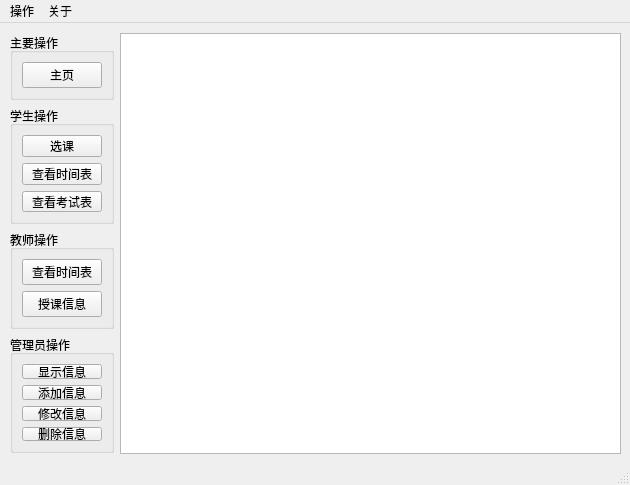
<?xml version="1.0" encoding="UTF-8"?>
<ui version="4.0">
 <class>MainWindow</class>
 <widget class="QMainWindow" name="MainWindow">
  <property name="geometry">
   <rect>
    <x>0</x>
    <y>0</y>
    <width>630</width>
    <height>485</height>
   </rect>
  </property>
  <property name="windowTitle">
   <string>教务选课系统</string>
  </property>
  <widget class="QWidget" name="centralwidget">
   <widget class="QWidget" name="">
    <property name="geometry">
     <rect>
      <x>10</x>
      <y>10</y>
      <width>611</width>
      <height>421</height>
     </rect>
    </property>
    <layout class="QHBoxLayout" name="horizontalLayout">
     <item>
      <layout class="QVBoxLayout" name="verticalLayout_5">
       <item>
        <widget class="QGroupBox" name="gpBoxMain">
         <property name="title">
          <string>主要操作</string>
         </property>
         <layout class="QVBoxLayout" name="verticalLayout_4">
          <item>
           <widget class="QPushButton" name="buttonMainPage">
            <property name="text">
             <string>主页</string>
            </property>
           </widget>
          </item>
         </layout>
        </widget>
       </item>
       <item>
        <widget class="QGroupBox" name="gpBoxStu">
         <property name="title">
          <string>学生操作</string>
         </property>
         <layout class="QVBoxLayout" name="verticalLayout">
          <item>
           <widget class="QPushButton" name="buttonChoose">
            <property name="text">
             <string>选课</string>
            </property>
           </widget>
          </item>
          <item>
           <widget class="QPushButton" name="buttonTimeTableStu">
            <property name="text">
             <string>查看时间表</string>
            </property>
           </widget>
          </item>
          <item>
           <widget class="QPushButton" name="buttonExamSche">
            <property name="text">
             <string>查看考试表</string>
            </property>
           </widget>
          </item>
         </layout>
        </widget>
       </item>
       <item>
        <widget class="QGroupBox" name="gpBoxTea">
         <property name="title">
          <string>教师操作</string>
         </property>
         <layout class="QVBoxLayout" name="verticalLayout_2">
          <item>
           <widget class="QPushButton" name="buttonTimeTableTea">
            <property name="text">
             <string>查看时间表</string>
            </property>
           </widget>
          </item>
          <item>
           <widget class="QPushButton" name="buttonTeaching">
            <property name="text">
             <string>授课信息</string>
            </property>
           </widget>
          </item>
         </layout>
        </widget>
       </item>
       <item>
        <widget class="QGroupBox" name="gpBoxAdm">
         <property name="title">
          <string>管理员操作</string>
         </property>
         <layout class="QVBoxLayout" name="verticalLayout_3">
          <item>
           <widget class="QPushButton" name="buttonView">
            <property name="text">
             <string>显示信息</string>
            </property>
           </widget>
          </item>
          <item>
           <widget class="QPushButton" name="buttonAdd">
            <property name="text">
             <string>添加信息</string>
            </property>
           </widget>
          </item>
          <item>
           <widget class="QPushButton" name="buttonModify">
            <property name="text">
             <string>修改信息</string>
            </property>
           </widget>
          </item>
          <item>
           <widget class="QPushButton" name="buttonDelete">
            <property name="text">
             <string>删除信息</string>
            </property>
           </widget>
          </item>
         </layout>
        </widget>
       </item>
      </layout>
     </item>
     <item>
      <widget class="QTableView" name="tableView"/>
     </item>
    </layout>
   </widget>
  </widget>
  <widget class="QMenuBar" name="menubar">
   <property name="geometry">
    <rect>
     <x>0</x>
     <y>0</y>
     <width>630</width>
     <height>23</height>
    </rect>
   </property>
   <widget class="QMenu" name="menuFile">
    <property name="title">
     <string>操作</string>
    </property>
    <addaction name="actionLogin"/>
    <addaction name="actionRegister"/>
    <addaction name="actionExit"/>
   </widget>
   <widget class="QMenu" name="menuAbout">
    <property name="title">
     <string>关于</string>
    </property>
    <addaction name="actionAbout"/>
   </widget>
   <addaction name="menuFile"/>
   <addaction name="menuAbout"/>
  </widget>
  <widget class="QStatusBar" name="statusbar"/>
  <action name="actionExit">
   <property name="text">
    <string>退出</string>
   </property>
  </action>
  <action name="actionAbout">
   <property name="text">
    <string>关于</string>
   </property>
  </action>
  <action name="actionLogin">
   <property name="text">
    <string>登录</string>
   </property>
  </action>
  <action name="actionRegister">
   <property name="text">
    <string>注册</string>
   </property>
  </action>
 </widget>
 <resources/>
 <connections/>
</ui>
